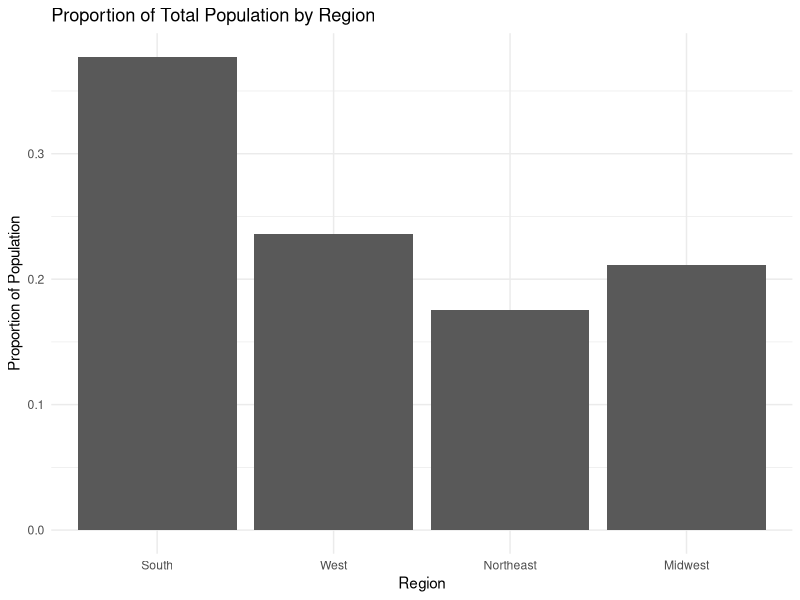
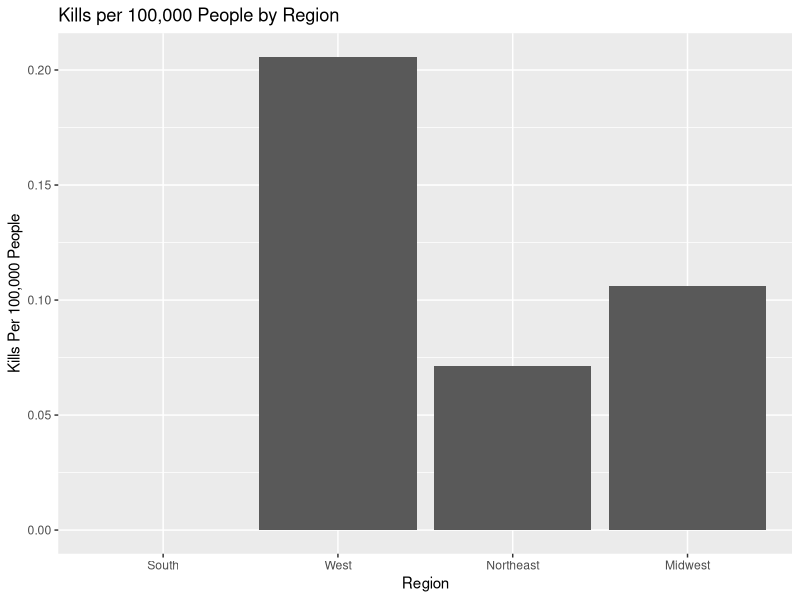
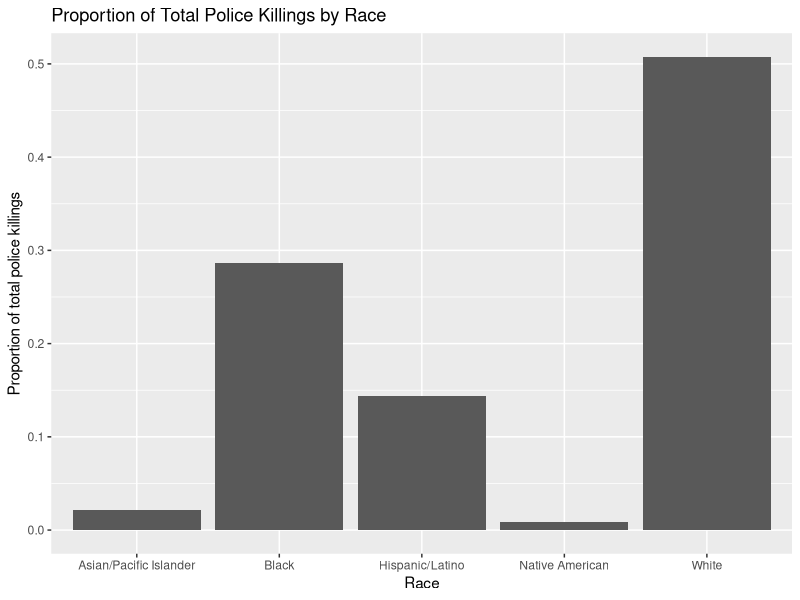
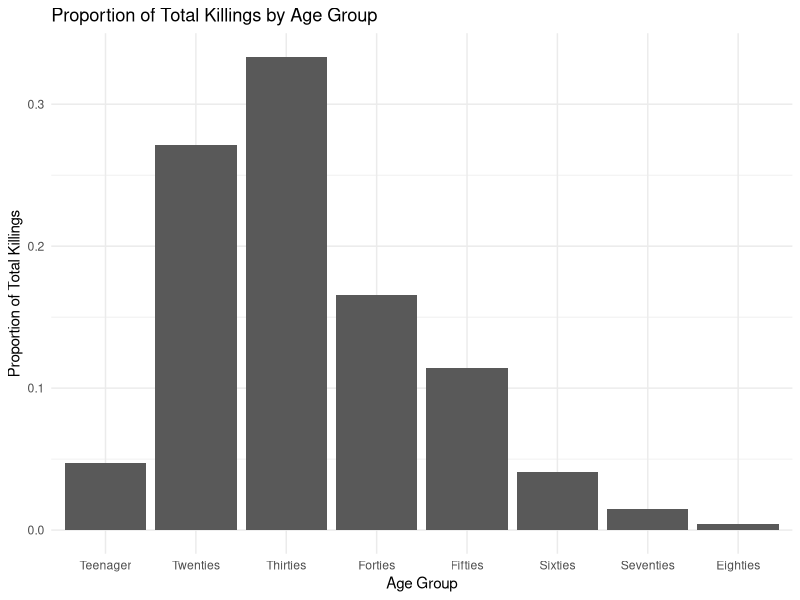
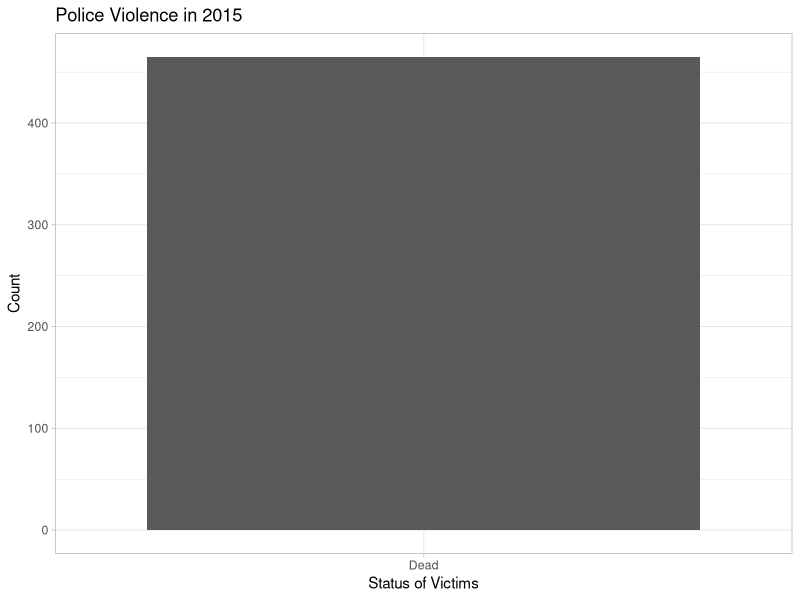
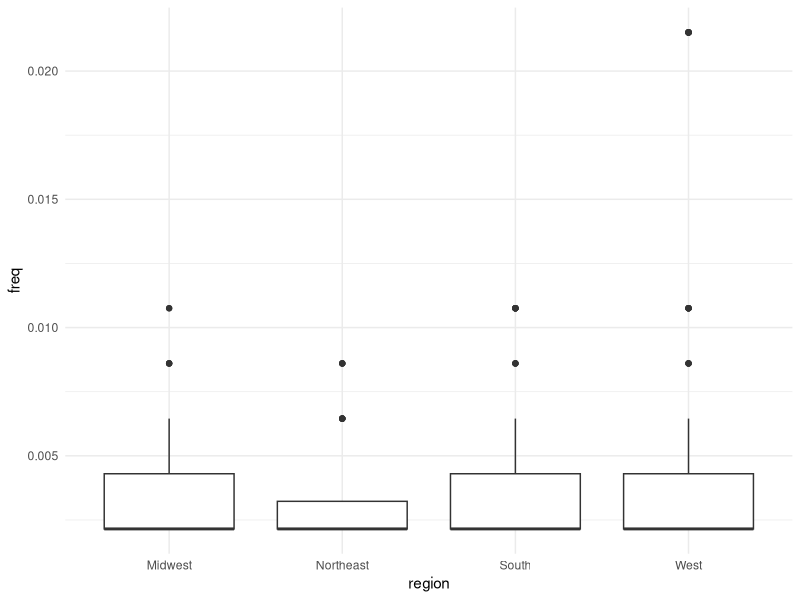
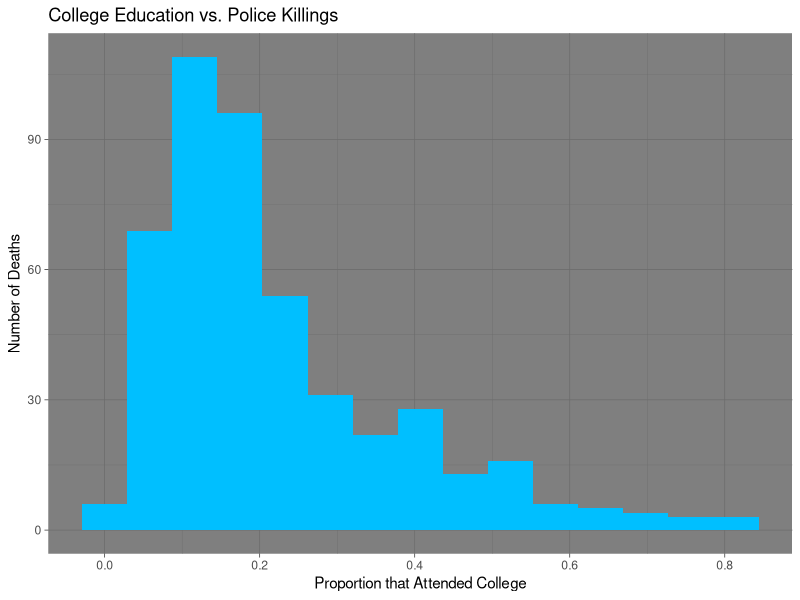
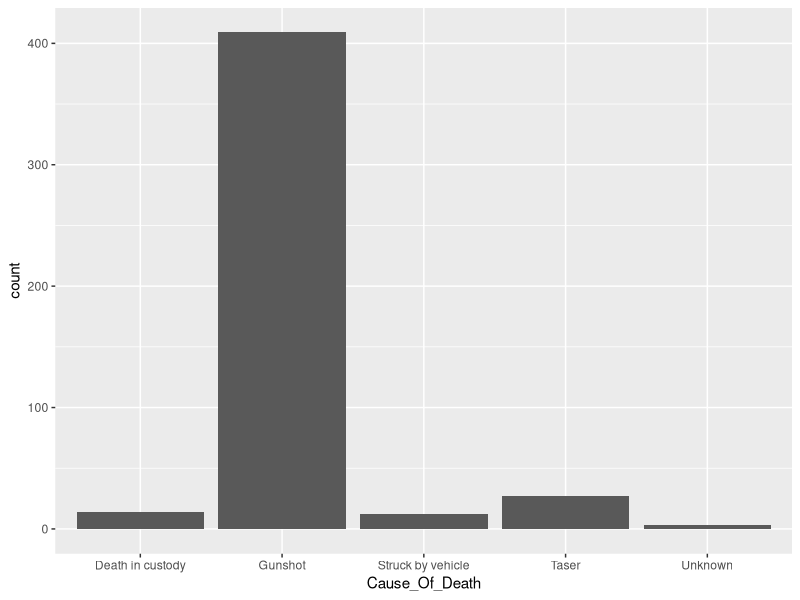

These figures' R source, in order:
## ---- chunk 1
knitr::opts_chunk$set(echo = TRUE)
library(tidyverse)
library(Hmisc)
library(modelr)
library(dplyr)
library(xtable)
library(forcats)


# Import Data Below
PoliceKillings<-read_csv("PKcleanP2.csv")

# Add DC to the South region
PoliceKillings$region[which(PoliceKillings$State=="DC")]<-"South"
## ---- chunk 2
# Adding populations by state and adding populations by region
populations<-read_csv("StatePops.csv")
pops<-populations[-1,3:11]


# Import states by region
region.data<-read_csv("StatesbyCensusRegion.csv")


# Joining state pop and region data
pops1<-pops %>%
  select("GEO.display-label","respop72015") %>%
  rename(State="GEO.display-label",Pop2015=respop72015) %>%
  left_join(region.data,by="State") %>%
  mutate(Pop2015=as.numeric(Pop2015)) %>%
  group_by(region) %>%
  mutate(PopByRegion=sum(Pop2015)) %>%
  select(PopByRegion,region) %>%
  ungroup() %>%
  mutate(Pop.prop=PopByRegion/PopByRegion[1])

# Create a tibble of uniqe regions, pops, and prop pops
pops2<- tibble(PopByRegion=unique(pops1$PopByRegion),Region=unique(pops1$region),Pop.prop=unique(pops1$Pop.prop))

# Converting region variable to a factor
regions<-pops2 %>%
  mutate(Region=as_factor(Region))
levels(regions$Region)

# Remove the row for US total police killings
regions<-regions[-c(is.na(regions$Region)),]

## ---- chunk 3
# Print out a plot of proportion of population in each region
ggplot(regions) +
  geom_col(aes(x=fct_explicit_na(Region,na_level = "US Total"),y=Pop.prop))+
  xlab("Region")+
  ylab("Proportion of Population")+
  ggtitle("Proportion of Total Population by Region")+
  theme_minimal()
## ---- chunk 4
# Count how many police killings are in each state
state.kills<-PoliceKillings %>%
  select(State) %>%
  mutate(State=as_factor(State)) %>%
  group_by(State) %>%
  dplyr::summarize(count=n())

# Count how many police killings are in each region
region.kills<-PoliceKillings %>%
  select(region) %>%
  mutate(region=as_factor(region)) %>%
  group_by(region) %>%
  dplyr::summarize(count=n())

## ---- chunk 5
# Create population state data frame
states<- pops %>%
  select("GEO.display-label","respop72015") %>%
  rename(State="GEO.display-label",Pop2015=respop72015) %>%
  mutate(Pop2015=as.numeric(Pop2015)) %>%
  left_join(region.data,by="State") %>%
  select(-region)

# Join police killings by state with population state data and create a variable for kills per 100,000 per state
states1<-states[-c(1),] %>%
  select(Pop2015,State,state) %>%
  right_join(state.kills,by=c("state"="State")) %>%
  mutate(kill.pc.state=count/Pop2015*100000)

# Join police killings by region with population regions data and create a variable for kills per 100,000 per region
regions1<-regions[-c(1),] %>%
  select(PopByRegion,Region) %>%
  right_join(region.kills,by=c("Region"="region")) %>%
  mutate(kill.pc.region=count/PopByRegion*100000)

## ---- chunk 6
# Create a graph for police killing rates per 100,000 people by region
ggplot(regions1)+
  geom_col(aes(x=Region,y=kill.pc.region))+
  ylab("Kills Per 100,000 People")+
  ggtitle("Kills per 100,000 People by Region")
## ---- chunk 7
Races <- PoliceKillings %>% 
  group_by(Race) %>%
  dplyr::summarize(count=n()) %>%
  ungroup() %>%
  mutate(prop=count/sum(count))
  
# Remove the row for unknown races
Races<-Races[-c(which(Races$Race=="Unknown")),]

ggplot(Races) +
  geom_col(aes(x=Race,y=prop))+
  ylab("Proportion of total police killings")+
  ggtitle("Proportion of Total Police Killings by Race")
  
## ---- chunk 8
Ages <- PoliceKillings %>% 
  mutate(Age = as.factor(Age)) %>%
  group_by(Age)
levels(Ages$Age)
## ---- chunk 9
Ages1 <- Ages %>%
  mutate(Age_Bin=fct_collapse(Age,
                           Teenager = levels(Age)[c(1:4)],
                           Twenties = levels(Age)[c(5:14)],
                           Thirties = levels(Age)[c(15:25)],
                           Forties = levels(Age)[c(26:34)],
                           Fifties = levels(Age)[c(35:44)],
                           Sixties = levels(Age)[c(45:52)],
                           Seventies =  levels(Age)[c(53:58)],
                           Eighties = levels(Age)[c(59:60)],
                           Unknown = levels(Age)[c(61)]
                           )) %>%
           group_by(Age_Bin) %>%
           dplyr::summarize(n=n()) %>%
           ungroup() %>%
           mutate(prop=n/sum(n))
           
# Remove the row for unknown age
Ages1<-Ages1[-c(which(Ages1$Age_Bin=="Unknown")),]
## ---- chunk 10
ggplot(Ages1)+
  geom_col(aes(x=Age_Bin,y=prop))+
  xlab("Age Group")+
  ylab("Proportion of Total Killings")+
  ggtitle("Proportion of Total Killings by Age Group")+
  theme_minimal()
## ---- chunk 11
#
## ---- chunk 12
PD = 
  PoliceKillings %>% 
  mutate( 
    killed = ifelse("age">16, 1, 0), 
    killed = factor(killed, levels=c("0","1"), labels = c("Alive","Dead")))
  
ggplot(PD) + 
  geom_bar(mapping = aes(killed)) + 
  theme_light() + 
  ggtitle("Police Violence in 2015") + xlab("Status of Victims") + ylab("Count")
## ---- chunk 13
Agencies = 
  PoliceKillings %>% 
  arrange(Law_Enforcement_Agency) %>% 
  group_by(Law_Enforcement_Agency) %>%
  dplyr::summarize(n = n()) %>%
  mutate( freq = n / sum(n))

Agencies2 = inner_join(Agencies, PoliceKillings) %>%
  select("Law_Enforcement_Agency","freq", -("n"), -("Name"), "Age":"region") 

## ---- chunk 14
Agencies2 %>% 
  ggplot()+
  geom_boxplot(aes(x=region, y = freq))+
  theme_minimal()
## ---- chunk 15
set.seed(252)
test.loco=sample(x=unique(Agencies2$freq),size=3,replace=F)

agentrain = anti_join(Agencies2,tibble(freq=test.loco),by="freq")
agentest = semi_join(Agencies2,tibble(freq=test.loco),by="freq")

reg.two=lm(freq~Population,data=Agencies2)
summary(reg.two)

reg.two=lm(freq~Population+Poverty_Rate+Unemployment_Rate,data=Agencies2)
summary(reg.two)

reg.three=lm(freq~Population+Poverty_Rate+Unemployment_Rate + Proportion_White,data=Agencies2)
summary(reg.three)

reg.four=lm(freq~Population+Poverty_Rate+Unemployment_Rate + Proportion_White + med.tract.personal.inc,data=Agencies2)
summary(reg.four)

agentrain2 =agentrain %>% 
  add_predictions(reg.two,var="reg2pred") %>%
  add_predictions(reg.three,var="reg3pred") %>%
  add_predictions(reg.four,var="reg4pred")
  
agentest2 =agentest %>% 
  add_predictions(reg.two,var="reg2pred") %>%
  add_predictions(reg.three,var="reg3pred") %>%
  add_predictions(reg.four,var="reg4pred")

agentrain3 =agentrain2 %>% 
  add_residuals(reg.two,var="reg2res") %>%
  add_residuals(reg.three,var="reg3res") %>%
  add_residuals(reg.four,var="reg4res")

agentest3 =agentest2 %>% 
  add_residuals(reg.two,var="reg2res") %>%
  add_residuals(reg.three,var="reg3res") %>%
  add_residuals(reg.four,var="reg4res")

## ---- chunk 16
ggplot(data=PoliceKillings) + 
  geom_histogram(mapping=aes(x=Proportion_Attended_College),bins=15,fill="deepskyblue1")+
  labs(x="Proportion that Attended College",y="Number of Deaths",title="College Education vs. Police Killings") + theme_dark()
## ---- chunk 17
unique(PoliceKillings$Cause_Of_Death)
ggplot(data=PoliceKillings) +
  geom_bar(aes(x=Cause_Of_Death))
NoGun= filter(PoliceKillings, Cause_Of_Death != "Gunshot")
ggplot(data=NoGun) +
  geom_bar(aes(x=Cause_Of_Death), color="black",fill=c("red","blue","darkgreen","purple"),size=2) + 
  xlab("Cause of Death") + ylab("Number of Deaths") + 
  theme_light()
## ---- chunk 18
PK1=PoliceKillings%>%
  mutate(higherthanavg=if_else(Unemployment_Rate>0.036,"Yes","No"))
table(PK1$higherthanavg) #count of whether each killing occured in an area that has an unemployment rate higher than the national average of 3.6%

URranges1=cut2(PoliceKillings$Unemployment_Rate,c(0.02,0.04,0.06,0.08,0.1,0.12,0.14,0.16,0.18,0.2,0.22,0.24,0.26,0.28,0.3,0.32,0.34,0.36,0.38,0.4)) 
summary(URranges1) #splitting up unemployment into ranges and then finding the count for each bin

ggplot(PoliceKillings,aes(x=Unemployment_Rate))+geom_histogram(breaks=c(0.02,
                      seq(0,0.5,0.05)),col="blue")

#histogram of unemployment values

## ---- chunk 19
Armed1=table(PoliceKillings$Armed)
print(Armed1)
ggplot(PoliceKillings,aes(x=PoliceKillings$Armed))+geom_bar()+coord_flip()+xlab("Armed vs Unarmed")
## ---- chunk 20
#
## ---- chunk 21
#
